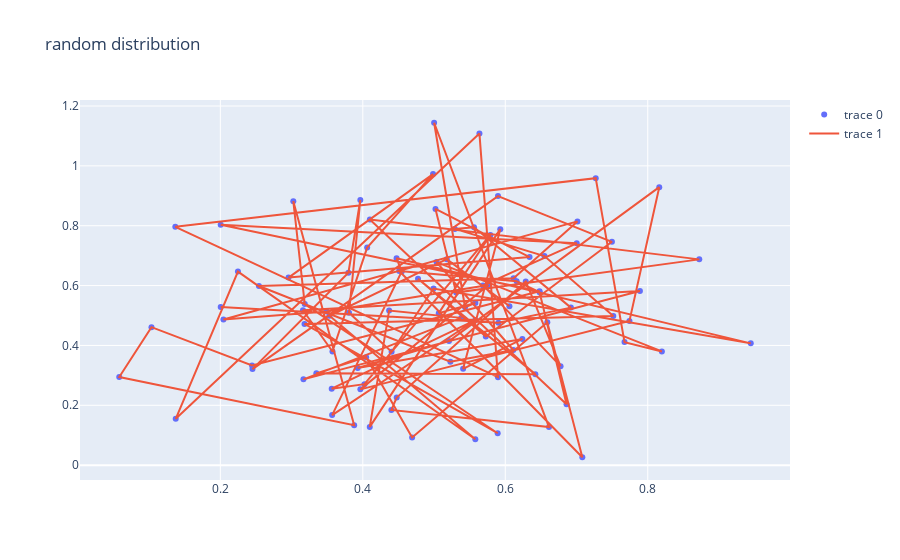

The cell this chart's notebook holds for it:
### Code cell
figure = go.Figure()
figure.add_trace(go.Scatter(x=x, y=y,mode='markers'))
figure.add_trace(go.Line(x=x,y=y))
figure.update_layout(title='random distribution')
figure.show()
